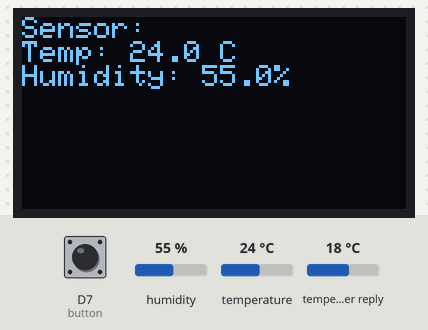
The sketch below on a simulated ESP8266 (NodeMCU). Parts: 128×64 one-colour display. The test bench sets the inputs (shaded band); at power-on: humidity 55 %, D7 (button) HIGH, temperature 24 °C, temperature in the weather reply 18 °C. WiFi joins after 1.5 s; servers stay silent unless stated; web services answer with replies made up by the test bench; what the sketch prints to the serial monitor is not drawn.

Above: at 3.9 s.
4.0 s: humidity set to 22 %
At 5.6 s:
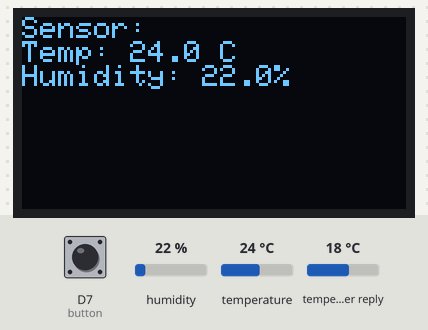
6.6 s: D7 (button) pulled LOW for 0.15 s
At 7.1 s:
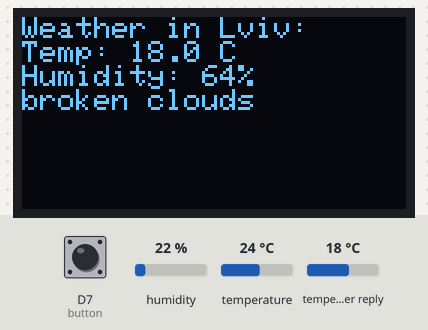
8.2 s: D7 (button) pulled LOW for 1 s
At 10.4 s:
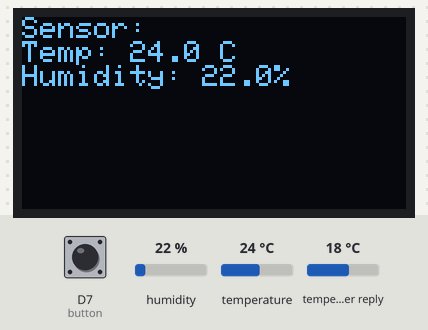
10.7 s: temperature set to 12 °C
At 12.4 s:
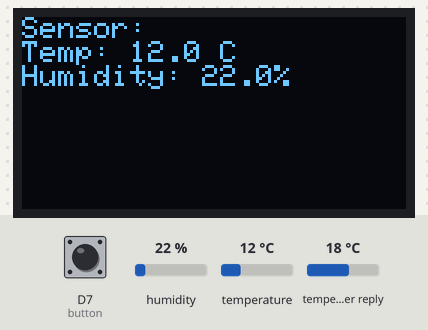
13.0 s: humidity set to 40 %
At 14.6 s:
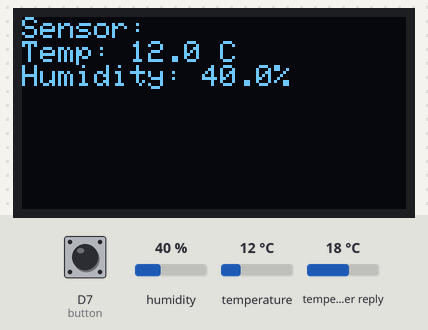
15.0 s: temperature set to 19 °C
Timing chart, 0 to 18.0 s (numbered marks = the images above; inputs shaded):
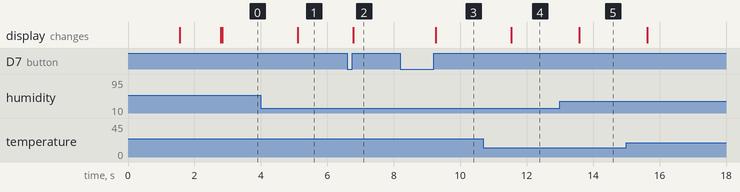

The sketch:

2narobotka.ino
```cpp
#include <Arduino.h>
#include "Display.h"
#include "Weather.h"

unsigned long lastWeatherUpdate = 0;
unsigned long weatherUpdateInterval = 60000;  // 1 хв

void setup() {
  Serial.begin(115200);
  initWiFi();
  initDisplay();
  fetchWeather();
  showWeather();
}

void loop() {
  handleButton();

  if (millis() - lastWeatherUpdate >= weatherUpdateInterval) {
    fetchWeather();
    lastWeatherUpdate = millis();
    Serial.println("Weather updated in background");
    showWeather();
  }

  static unsigned long lastUpdate = 0;
  if (currentScreen && millis() - lastUpdate > 2000) {
    drawAlternateScreen();
    lastUpdate = millis();
  }

  delay(10);
}
```

Display.cpp
```cpp
#include "Display.h"
#include "Weather.h"
#include <Wire.h>
#include <Adafruit_GFX.h>
#include <Adafruit_SSD1306.h>
#include <DHT.h>

#define SCREEN_WIDTH 128
#define SCREEN_HEIGHT 64
#define OLED_RESET -1
#define DHTPIN D5
#define DHTTYPE DHT11
const int8_t button = D7;

Adafruit_SSD1306 display(SCREEN_WIDTH, SCREEN_HEIGHT, &Wire, OLED_RESET);
DHT dht(DHTPIN, DHTTYPE);
bool currentScreen = false;

bool lastButtonState = LOW;
unsigned long debounceDelay = 200;

void initDisplay() {
    pinMode(button, INPUT_PULLUP);
    display.begin(SSD1306_SWITCHCAPVCC, 0x3C);
    display.clearDisplay();
    display.setTextColor(SSD1306_WHITE);
    display.setTextSize(1);
    display.setCursor(0, 0);
    display.println("Init OLED OK");
    display.display();
    delay(1000);
    dht.begin();
}

void showWeather() {
    extern float temperature;
    extern int humidity;
    extern String description;

    display.clearDisplay();
    display.setTextSize(1);
    display.setCursor(0, 0);
    display.println("Weather in Lviv:");
    display.printf("Temp: %.1f C\n", temperature);
    display.printf("Humidity: %d%%\n", humidity);
    display.println(description);
    display.display();
    Serial.println("Displayed weather");
}

void drawAlternateScreen() {
    float temp = dht.readTemperature();
    float hum = dht.readHumidity();

    display.clearDisplay();
    display.setCursor(0, 0);
    display.setTextSize(1);

    if (isnan(temp) || isnan(hum)) {
        display.println("Error reading DHT11");
    } else {
        display.println("Sensor:");
        display.printf("Temp: %.1f C\n", temp);
        display.printf("Humidity: %.1f%%", hum);
    }

    display.display();
}

void handleButton() {
    bool reading = digitalRead(button);

    if (reading == HIGH && lastButtonState == LOW) {
        currentScreen = !currentScreen;
        if (currentScreen)
            drawAlternateScreen();
        else
            showWeather();
        delay(debounceDelay);
    }

    lastButtonState = reading;
}
```

Display.h
```cpp
#pragma once
#include <Adafruit_SSD1306.h>
#include <DHT.h>

extern Adafruit_SSD1306 display;
extern DHT dht;
extern bool currentScreen;

void initDisplay();
void showWeather();
void drawAlternateScreen();
void handleButton();
```

Weather.cpp
```cpp
#include "Weather.h"
#include <ESP8266WiFi.h>
#include <ESP8266HTTPClient.h>
#include <ArduinoJson.h>

const char* ssid = "Redmi Note 8 Pro";
const char* password = "t1a2r3a4s55";
const char* apiKey = "18c45cb3fe1d3899035662b82198cdf6";

float temperature = 0.0;
int humidity = 0;
String description = "";

void initWiFi() {
    WiFi.begin(ssid, password);
    while (WiFi.status() != WL_CONNECTED) {
        delay(500);
    }
}

void fetchWeather() {
    if (WiFi.status() == WL_CONNECTED) {
        WiFiClient client;
        HTTPClient http;
        String url = "http://api.openweathermap.org/data/2.5/weather?lat=49.842957&lon=24.031111&appid=" + String(apiKey) + "&units=metric";
        http.begin(client, url);

        int httpCode = http.GET();
        if (httpCode > 0) {
            String payload = http.getString();
            StaticJsonDocument<1024> doc;
            deserializeJson(doc, payload);
            temperature = doc["main"]["temp"];
            humidity = doc["main"]["humidity"];
            description = doc["weather"][0]["description"].as<String>();
        }

        http.end();
    }
}
```

Weather.h
```cpp
#ifndef WEATHER_H
#define WEATHER_H

#include <Arduino.h>

void initWiFi();
void fetchWeather();

extern float temperature;
extern int humidity;
extern String description;

#endif
```

Measured:
- after the input at 4.0 s, the display: changes after 1.1 s (image 1)
- after the input at 6.6 s, the display: changes after 0.18 s (image 2)
- after the input at 8.2 s, the display: changes after 1.1 s (image 3)
- after the input at 10.7 s, the display: changes after 0.83 s (image 4)
- after the input at 13.0 s, the display: changes after 0.58 s (image 5)
